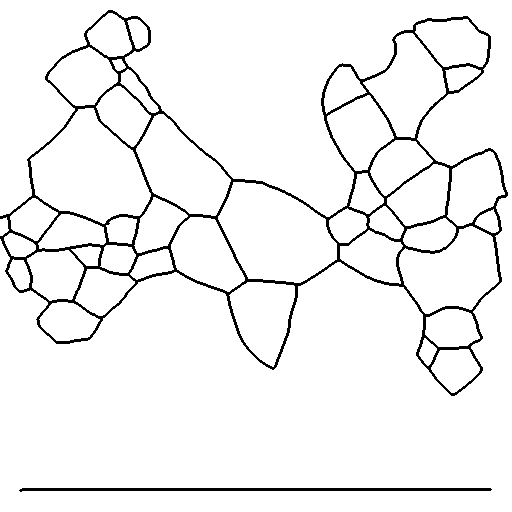
#> input picture src/analysis/tests/trace.png, 512 x 512 px
$ python neighbors.py
#> lines starting #> are read from the running program, lines starting #| are printed output that depends on the picture; after the words box and inside, x2 and y2 are one past the last pixel; in counts of white or black regions, pixels touching at a corner belong together
#> `tracing = io.imread('tests/trace.png')`: tracing: shape (512, 512); 94.7% white; black in thin lines or dots
'''
This function is used to find the number of neighbors and neighbor's neighbors
touching each grain.

It starts by masking out edge grains. Then, iterating over all the internal
grains, it dilates each grain and finds the grains which the dilation intersects
with to find the neighbors.
'''
from skimage import io, measure, morphology
import numpy as np

def find_neighbors(img, invert=False, dilation_radius=5):
    '''Finds Every Grain's Neighbor Grains
    img     - 2D, black and white (not grayscale), normalized image
    invert  - False if the insides of the grains are already white
    dilation_radius - How length the dilation should readh to find neighbors

    returns a pretty useless dict containing the indicies of each grain and
    their neighbors and their neighbors neighbors
    '''
#> called with invert = False, dilation_radius = 6

    assert (len(img.shape) == 2), 'This only works on 2D images!'
    if invert:
        img = 1 - img

    label = measure.label(img)
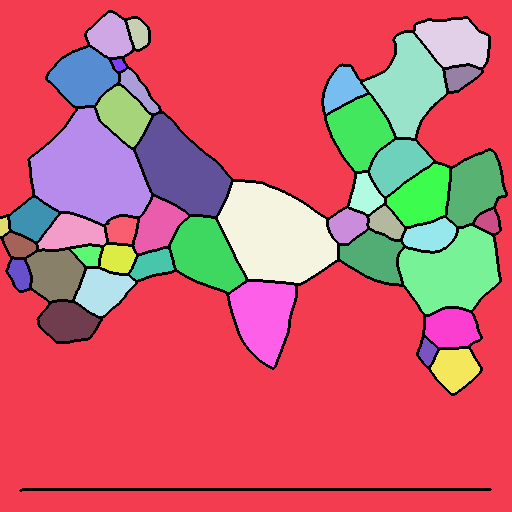
#> label: shape (512, 512) int64; 44 distinct labels, from 0 to 43; one colour per label, 0 black
    boundary = np.unique(np.concatenate((label[0,:], label[-1,:],\
                                        label[:,0], label[:, -1])))
#> boundary = [0, 1, 26]
    for ind in boundary:
        label[label == ind] = 0
#> this loop made 3 passes
#> ind on pass 3: 26
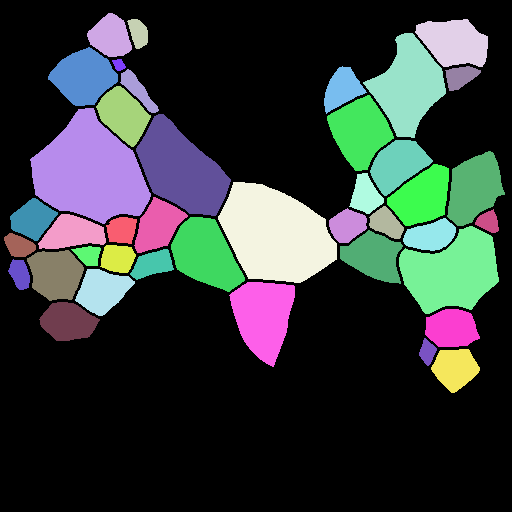
#> label: shape (512, 512) int64; 42 distinct labels, from 0 to 43; one colour per label, 0 black

    grains = np.unique(label)
#> grains = 42 values from 0 to 43
    grains = grains[grains != 0]
#> grains = 41 values from 2 to 43

    pred_ext_grains = morphology.dilation(label)
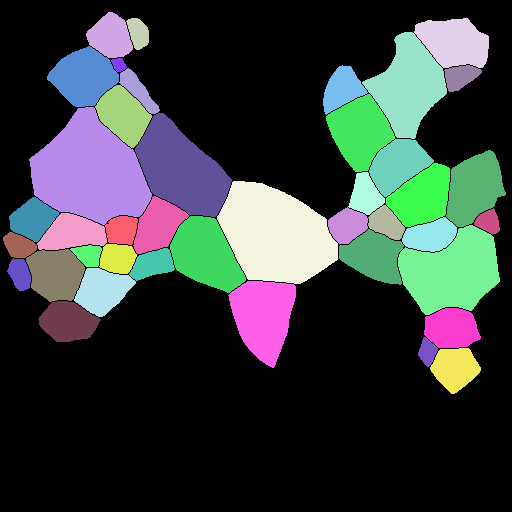
#> pred_ext_grains: shape (512, 512) int64; 42 distinct labels, from 0 to 43; one colour per label, 0 black

    grain_neighbors = {}
    predicted_neighbors = {}
    for ind in grains:
        mask = np.zeros(label.shape)
        mask[label == ind] = 1

        mask = morphology.binary_dilation(mask, morphology.disk(dilation_radius))

        neighbors = np.unique(label[mask])
        neighbors = neighbors[(neighbors != 0) & (neighbors != ind)]

        grain_neighbors[ind] = neighbors
#> this loop made 41 passes
#> (ind, neighbors) on passes 1 to 12: (2, [3, 6, 7]), (3, [2]), (4, [5, 9]), (5, [4, 8, 9, 12, 15]), (6, [2, 7, 10, 11, 13]), (7, [2, 6, 10]), (8, [5, 12]), (9, [4, 5]), (10, [6, 7, 11, 14]), (11, [6, 10, 13, 14]), (12, [5, 8, 15, 18]), (13, [6, 11, 14, 20, 21, 25, 27])
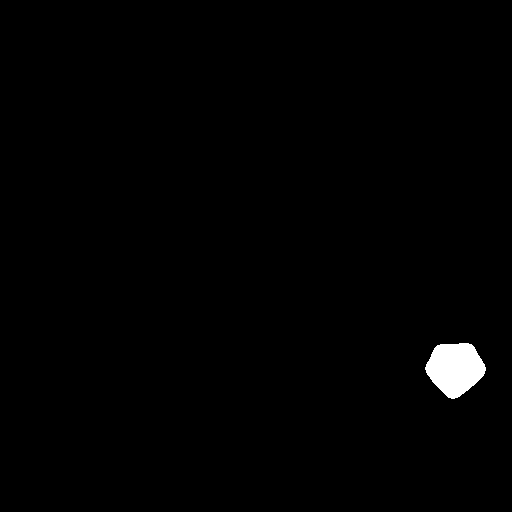
#> mask: shape (512, 512) bool; 0.91% white; 1 white region, box (x1, y1, x2, y2) and area: (425, 343, 486, 399) 2388
#> after the loop, grain_neighbors = 41 items

    grain_neighbors_neighbors = {}
    for ind in grains:
        gnn = np.array([])
        for neighbor in grain_neighbors[ind]:
            gnn = np.concatenate((gnn, grain_neighbors[neighbor]))
        gnn = np.unique(gnn)
        not_valid = [any(nn == grain_neighbors[ind]) for nn in gnn] | (gnn == ind)
        grain_neighbors_neighbors[ind] = gnn[~not_valid]
#> this loop made 41 passes
#> (ind, gnn) on passes 5, 9, 10, 11, 14, 15, 16, 17, 18, 20: (6, [2, 3, 6, 7, 10, 11, 13, 14, 20, 21, 25, 27]), (10, [2, 6, 7, 10, 11, 13, 14, 19, 20, 28]), (11, [2, 6, 7, 10, 11, 13, 14, 19, 20, 21, 25, 27, 28]), (12, [4, 5, 8, 9, 12, 15, 17, 18, 22, 23]), (15, [4, 5, 8, 9, 12, 15, 16, 17, 18, 22, 23, 29]), (16, [15, 16, 17, 18, 22, 24, 29, 30, 31, 41]), (17, [5, 12, 15, 16, 17, 18, 22, 23, 24, 29, 30, 31]), (18, [5, 8, 12, 15, 16, 17, 18, 19, 22, 23, 29, 31]), (19, [10, 11, 13, 14, 18, 19, 20, 22, 23, 28, 29, 30, 31, 35, 39]), (21, [6, 11, 13, 14, 20, 21, 25, 27, 32, 33, 34, 36, 37])
#> (ind, gnn, not_valid) on passes 1, 2, 3, 4, 6, 7: (2, [2, 6, 7, 10, 11, 13], [True, True, True, False, False, False]), (3, [3, 6, 7], [True, False, False]), (4, [4, 5, 8, 9, 12, 15], [True, True, False, True, False, False]), (5, [4, 5, 8, 9, 12, 15, 17, 18], [True, True, True, True, True, True, False, False]), (7, [2, 3, 6, 7, 10, 11, 13, 14], [True, False, True, True, True, False, False, False]), (8, [4, 5, 8, 9, 12, 15, 18], [False, True, True, False, True, False, False])
#> after the loop, grain_neighbors_neighbors = 41 items

    total_neighbors = 0
    for key in grain_neighbors:
        total_neighbors += len(grain_neighbors[key])
#> this loop made 41 passes
#> (key, total_neighbors) on passes 1 to 12: (2, 3), (3, 4), (4, 6), (5, 11), (6, 16), (7, 19), (8, 21), (9, 23), (10, 27), (11, 31), (12, 35), (13, 42)
#> after the loop, total_neighbors = 164

    print(len(grains))
#| 41
    print(f'Total Number of neighbors: {total_neighbors}')
#| Total Number of neighbors: 164
    print(f'Average number of neighbors: {total_neighbors / len(grains)}')
#| Average number of neighbors: 4.0

    grain_map = {}
    for grain in grains:
        grain_map[str(grain)] = {'neighbors': grain_neighbors[grain].tolist(),\
                'neighbors neighbors': grain_neighbors_neighbors[grain].tolist()}
#> this loop made 41 passes
#> grain on passes 1 to 12: 2, 3, 4, 5, 6, 7, 8, 9, 10, 11, 12, 13
#> after the loop, grain_map = 41 items

    return grain_map

if __name__ == '__main__':
    tracing = io.imread('tests/trace.png')
    find_neighbors(tracing, dilation_radius=6)
